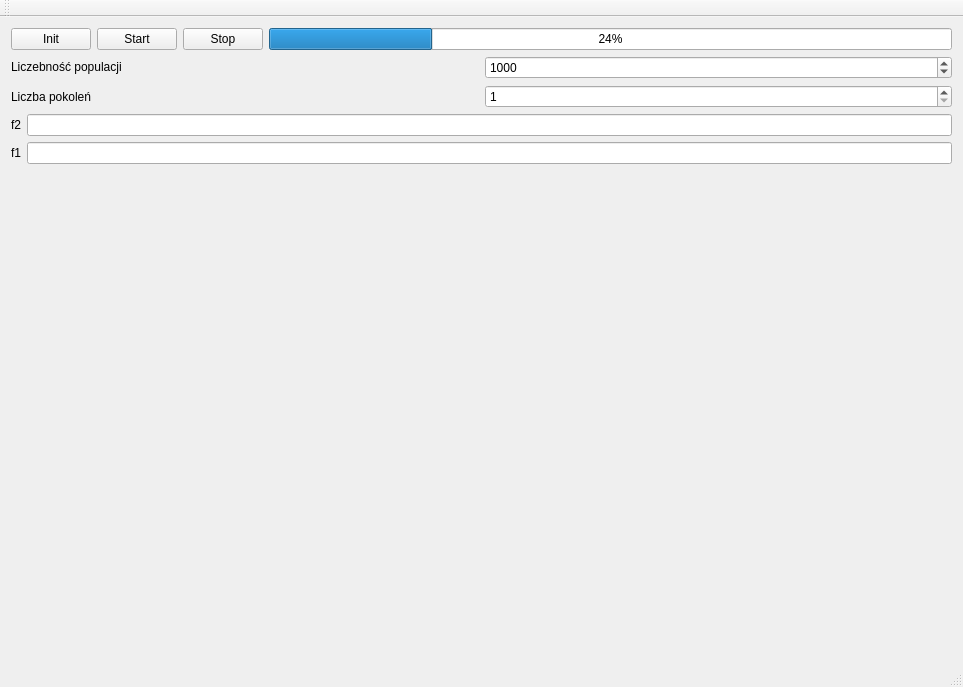
<?xml version="1.0" encoding="UTF-8"?>
<ui version="4.0">
 <class>MainWindow</class>
 <widget class="QMainWindow" name="MainWindow">
  <property name="geometry">
   <rect>
    <x>0</x>
    <y>0</y>
    <width>963</width>
    <height>687</height>
   </rect>
  </property>
  <property name="windowTitle">
   <string>MainWindow</string>
  </property>
  <widget class="QWidget" name="centralWidget">
   <layout class="QGridLayout" name="gridLayout">
    <item row="0" column="0">
     <layout class="QVBoxLayout" name="verticalLayout">
      <item>
       <layout class="QHBoxLayout" name="horizontalLayout_4">
        <item>
         <widget class="QPushButton" name="Init">
          <property name="text">
           <string>Init</string>
          </property>
         </widget>
        </item>
        <item>
         <widget class="QPushButton" name="Start">
          <property name="text">
           <string>Start</string>
          </property>
         </widget>
        </item>
        <item>
         <widget class="QPushButton" name="Stop">
          <property name="text">
           <string>Stop</string>
          </property>
         </widget>
        </item>
        <item>
         <widget class="QProgressBar" name="progressBar">
          <property name="value">
           <number>24</number>
          </property>
         </widget>
        </item>
       </layout>
      </item>
      <item>
       <layout class="QHBoxLayout" name="horizontalLayout">
        <item>
         <widget class="QLabel" name="label">
          <property name="text">
           <string>Liczebność populacji</string>
          </property>
          <property name="textFormat">
           <enum>Qt::RichText</enum>
          </property>
          <property name="scaledContents">
           <bool>false</bool>
          </property>
          <property name="wordWrap">
           <bool>false</bool>
          </property>
         </widget>
        </item>
        <item>
         <widget class="QSpinBox" name="spinBox">
          <property name="minimum">
           <number>2</number>
          </property>
          <property name="maximum">
           <number>100001</number>
          </property>
          <property name="singleStep">
           <number>0</number>
          </property>
          <property name="value">
           <number>1000</number>
          </property>
         </widget>
        </item>
       </layout>
      </item>
      <item>
       <layout class="QHBoxLayout" name="horizontalLayout_5">
        <item>
         <widget class="QLabel" name="label_4">
          <property name="text">
           <string>Liczba pokoleń </string>
          </property>
          <property name="scaledContents">
           <bool>false</bool>
          </property>
         </widget>
        </item>
        <item>
         <widget class="QSpinBox" name="spinBox_2">
          <property name="minimum">
           <number>1</number>
          </property>
          <property name="maximum">
           <number>1000</number>
          </property>
         </widget>
        </item>
       </layout>
      </item>
      <item>
       <layout class="QHBoxLayout" name="horizontalLayout_3">
        <item>
         <widget class="QLabel" name="label_3">
          <property name="text">
           <string>f2</string>
          </property>
         </widget>
        </item>
        <item>
         <widget class="QLineEdit" name="lineEdit_2"/>
        </item>
       </layout>
      </item>
      <item>
       <layout class="QHBoxLayout" name="horizontalLayout_2">
        <item>
         <widget class="QLabel" name="label_2">
          <property name="text">
           <string>f1</string>
          </property>
         </widget>
        </item>
        <item>
         <widget class="QLineEdit" name="lineEdit"/>
        </item>
       </layout>
      </item>
     </layout>
    </item>
    <item row="1" column="0">
     <widget class="QCustomPlot" name="customPlot" native="true"/>
    </item>
   </layout>
  </widget>
  <widget class="QMenuBar" name="menuBar">
   <property name="geometry">
    <rect>
     <x>0</x>
     <y>0</y>
     <width>963</width>
     <height>25</height>
    </rect>
   </property>
  </widget>
  <widget class="QToolBar" name="mainToolBar">
   <attribute name="toolBarArea">
    <enum>TopToolBarArea</enum>
   </attribute>
   <attribute name="toolBarBreak">
    <bool>false</bool>
   </attribute>
  </widget>
  <widget class="QStatusBar" name="statusBar"/>
 </widget>
 <layoutdefault spacing="6" margin="11"/>
 <customwidgets>
  <customwidget>
   <class>QCustomPlot</class>
   <extends>QWidget</extends>
   <header>qcustomplot.h</header>
   <container>1</container>
  </customwidget>
 </customwidgets>
 <resources/>
 <connections/>
</ui>
